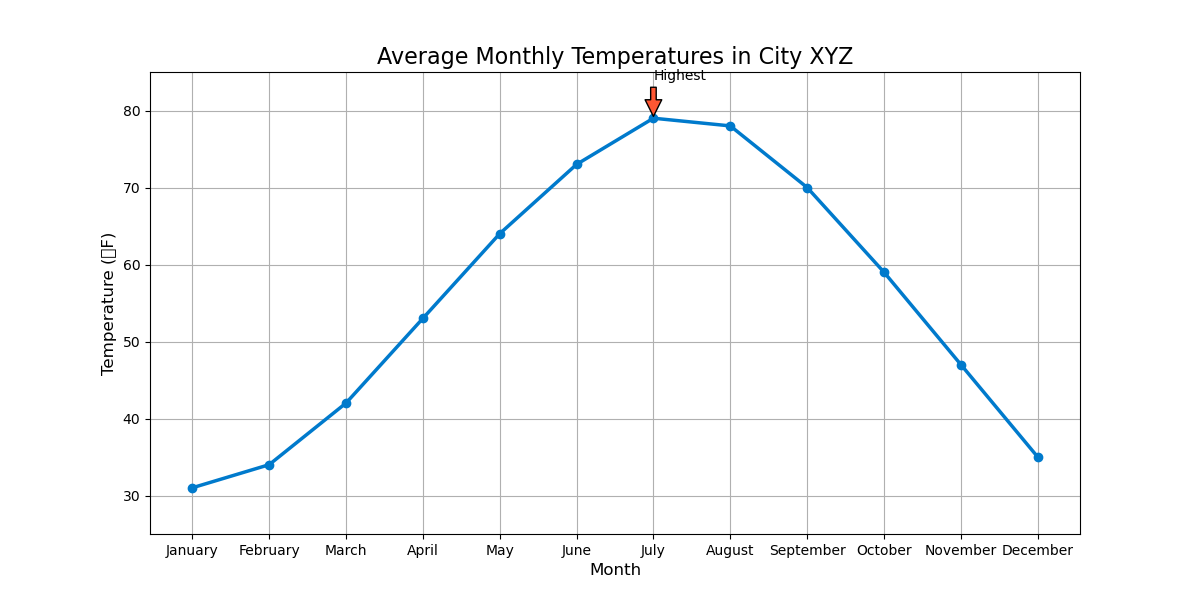

The Python source for this figure:

import matplotlib.pyplot as plt

# Data
months = ['January', 'February', 'March', 'April', 'May', 'June', 'July', 'August', 'September', 'October', 'November', 'December']
temperature = [31, 34, 42, 53, 64, 73, 79, 78, 70, 59, 47, 35]

# Plotting the line chart
plt.figure(figsize=(12, 6))  # Change width and height of the chart
plt.plot(months, temperature, marker='o', linestyle='-', color='#007acc', linewidth=2.5)  # Modify color scheme

# Adding title and labels
plt.title('Average Monthly Temperatures in City XYZ', fontsize=16)
plt.xlabel('Month', fontsize=12)
plt.ylabel('Temperature (°F)', fontsize=12)

# Adding an annotation for the highest temperature
highest_temp_index = temperature.index(max(temperature))
highest_temp_month = months[highest_temp_index]
plt.annotate('Highest', xy=(highest_temp_index, max(temperature)), xytext=(highest_temp_index, max(temperature) + 5),
             arrowprops=dict(facecolor='#ff5733', shrink=0.05))

# Add a grid, set axis ranges and show the plot
plt.grid(True)
plt.ylim(25, 85)
plt.show()
